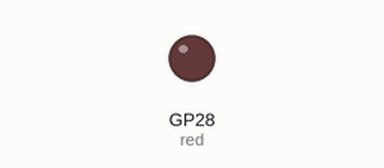
Simulated run of this program. Board: Raspberry Pi Pico running MicroPython. Shown: output pins drawn as LEDs (lit = HIGH). What the program prints to the serial console is not drawn. At 10.4 s the program stops and its outputs stay as they are.

Above: at 6.1 s.
Timing chart, 0 to 11.9 s (numbered marks = the images above):
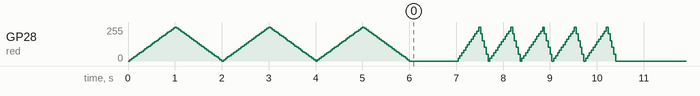

The program:

red_led_pulse.py
```python
# https://cdn.mos.cms.futurecdn.net/BFxYH7LXL2ABjGsEp6DU7Z-970-80.png

from picozero import LED
from time import sleep

red = LED(28)

red.pulse() # 1s to brighten and 1s to dim, asynchronous
print("Pulsing 3 times over 6 seconds")
sleep(6)
red.off()

sleep(1)

print("Pulsing 5 more times")
red.pulse(fade_in_time=0.5, fade_out_time=0.2, n=5, wait=True)

print("Finished pulsing")
```
